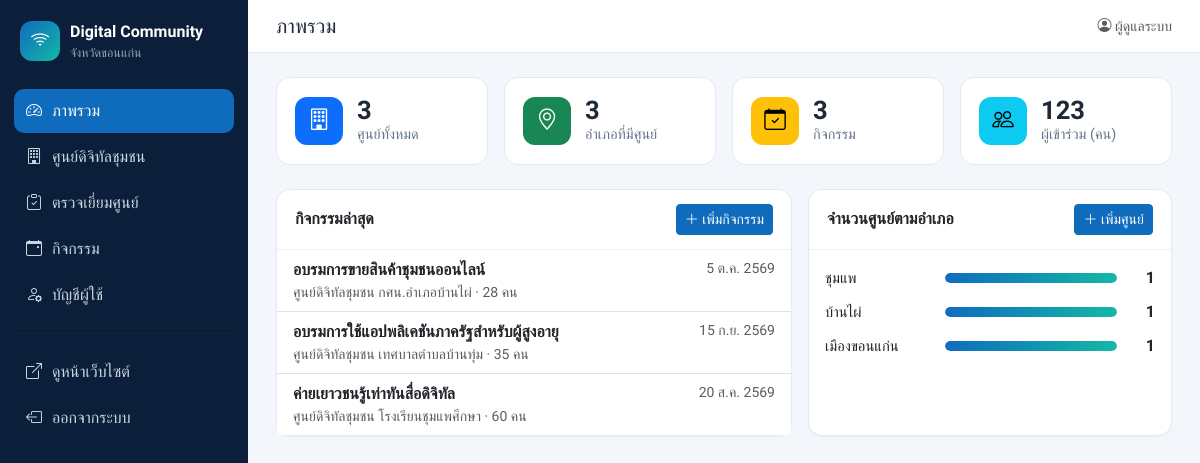
/admin/index.php (signed in), run on the app's committed database.
### tables this page shows
CREATE TABLE IF NOT EXISTS activities (
  id            INT UNSIGNED AUTO_INCREMENT PRIMARY KEY,
  center_id     INT UNSIGNED NOT NULL,
  title         VARCHAR(255) NOT NULL,
  activity_date DATE NULL,
  organizer     VARCHAR(255) NOT NULL DEFAULT '',
  participants  INT UNSIGNED NOT NULL DEFAULT 0,
  description   TEXT NULL,
  cover_image   VARCHAR(255) NOT NULL DEFAULT '',
  created_at    DATETIME NOT NULL DEFAULT CURRENT_TIMESTAMP,
  updated_at    DATETIME NOT NULL DEFAULT CURRENT_TIMESTAMP ON UPDATE CURRENT_TIMESTAMP,
  KEY idx_center_date (center_id, activity_date),
  CONSTRAINT fk_act_center FOREIGN KEY (center_id) REFERENCES centers(id) ON DELETE CASCADE
);

CREATE TABLE IF NOT EXISTS centers (
  id            INT UNSIGNED AUTO_INCREMENT PRIMARY KEY,
  code          VARCHAR(30)  NULL,                   
  name          VARCHAR(255) NOT NULL,
  center_type   VARCHAR(100) NOT NULL DEFAULT '',    
  house_no      VARCHAR(30)  NOT NULL DEFAULT '',    
  moo           VARCHAR(10)  NOT NULL DEFAULT '',    
  address       VARCHAR(255) NOT NULL DEFAULT '',    
  village       VARCHAR(100) NOT NULL DEFAULT '',
  subdistrict   VARCHAR(100) NOT NULL DEFAULT '',
  district      VARCHAR(100) NOT NULL DEFAULT '',
  province      VARCHAR(100) NOT NULL DEFAULT 'ขอนแก่น',
  postcode      VARCHAR(10)  NOT NULL DEFAULT '',
  lat           DECIMAL(10,7) NULL,
  lng           DECIMAL(10,7) NULL,
  phone         VARCHAR(50)  NOT NULL DEFAULT '',
  email         VARCHAR(150) NOT NULL DEFAULT '',
  facebook      VARCHAR(255) NOT NULL DEFAULT '',
  open_hours    VARCHAR(150) NOT NULL DEFAULT '',
  services      TEXT NULL,                           
  description   TEXT NULL,
  cover_image   VARCHAR(255) NOT NULL DEFAULT '',
  is_active     TINYINT(1)   NOT NULL DEFAULT 1,
  created_at    DATETIME     NOT NULL DEFAULT CURRENT_TIMESTAMP,
  updated_at    DATETIME     NOT NULL DEFAULT CURRENT_TIMESTAMP ON UPDATE CURRENT_TIMESTAMP,
  UNIQUE KEY uq_code (code),
  KEY idx_district (district)
);

### includes/functions.php (called while the page is built, shortened)
<?php
function h($s): string
{
    return htmlspecialchars((string)$s, ENT_QUOTES, 'UTF-8');
}
function thai_date(?string $date): string
{
    $ts = strtotime($date);
    $months = ['', 'ม.ค.', 'ก.พ.', 'มี.ค.', 'เม.ย.', 'พ.ค.', 'มิ.ย.', 'ก.ค.', 'ส.ค.', 'ก.ย.', 'ต.ค.', 'พ.ย.', 'ธ.ค.'];
    return (int)date('j', $ts) . ' ' . $months[(int)date('n', $ts)] . ' ' . ((int)date('Y', $ts) + 543);
}
function current_user(): ?array
{
    return $_SESSION['user'] ?? null;
}
function require_login(): array
{
    $u = current_user();
    return $u;
}

### admin/index.php (the view, shortened to what this page needs)
<?php
require_once __DIR__ . '/../includes/functions.php';
$pageTitle = 'ภาพรวม';
$active = 'dashboard';
$pdo = db();
$stats = $pdo->query(
    "SELECT (SELECT COUNT(*) FROM centers) AS centers,
            (SELECT COUNT(DISTINCT district) FROM centers WHERE district <> '') AS districts,
            (SELECT COUNT(*) FROM activities) AS activities,
            (SELECT COALESCE(SUM(participants),0) FROM activities) AS participants,
            (SELECT COUNT(*) FROM centers WHERE lat IS NULL OR lng IS NULL) AS no_location"
)->fetch();
$recent = $pdo->query(
    "SELECT a.id, a.title, a.activity_date, a.participants, c.name AS center_name
     FROM activities a JOIN centers c ON c.id = a.center_id
     ORDER BY a.activity_date IS NULL, a.activity_date DESC, a.id DESC LIMIT 8"
)->fetchAll();
$byDistrict = $pdo->query(
    "SELECT district, COUNT(*) n FROM centers WHERE district <> '' GROUP BY district ORDER BY n DESC, district LIMIT 10"
)->fetchAll();
require __DIR__ . '/partials/header.php';
?>
<div class="row g-3 mb-4">
  <?php foreach ([
      ['centers', 'bi-building', 'ศูนย์ทั้งหมด', 'primary'],
      ['districts', 'bi-geo-alt', 'อำเภอที่มีศูนย์', 'success'],
      ['activities', 'bi-calendar-check', 'กิจกรรม', 'warning'],
      ['participants', 'bi-people', 'ผู้เข้าร่วม (คน)', 'info'],
  ] as [$k, $icon, $label, $color]): ?>
  <div class="col-6 col-xl-3">
    <div class="stat-card">
      <span class="stat-icon text-bg-<?= $color ?>"><i class="bi <?= $icon ?>"></i></span>
      <div><div class="stat-num"><?= number_format((int)$stats[$k]) ?></div><div class="stat-label"><?= $label ?></div></div>
    </div>
  </div>
  <?php endforeach; ?>
</div>
<div class="row g-3">
  <div class="col-lg-7">
    <div class="card h-100">
      <div class="card-header d-flex align-items-center">
        <strong>กิจกรรมล่าสุด</strong>
        <a href="activity_form.php" class="btn btn-sm btn-primary ms-auto"><i class="bi bi-plus-lg"></i> เพิ่มกิจกรรม</a>
      </div>
      <div class="list-group list-group-flush">
        <?php foreach ($recent as $r): ?>
          <a class="list-group-item list-group-item-action" href="activity_form.php?id=<?= (int)$r['id'] ?>">
            <div class="d-flex"><strong class="me-2"><?= h($r['title']) ?></strong>
              <span class="ms-auto small text-muted text-nowrap"><?= thai_date($r['activity_date']) ?></span></div>
            <div class="small text-muted"><?= h($r['center_name']) ?> · <?= number_format((int)$r['participants']) ?> คน</div>
          </a>
        <?php endforeach; ?>
      </div>
    </div>
  </div>
  <div class="col-lg-5">
    <div class="card h-100">
      <div class="card-header d-flex align-items-center">
        <strong>จำนวนศูนย์ตามอำเภอ</strong>
        <a href="center_form.php" class="btn btn-sm btn-primary ms-auto"><i class="bi bi-plus-lg"></i> เพิ่มศูนย์</a>
      </div>
      <div class="card-body">
        <?php $max = max(1, ...array_map(fn($r) => (int)$r['n'], $byDistrict ?: [['n' => 1]])); ?>
        <?php foreach ($byDistrict as $r): ?>
          <div class="bar-row">
            <span class="bar-label"><?= h($r['district']) ?></span>
            <span class="bar-track"><span class="bar-fill" style="width:<?= round($r['n'] / $max * 100) ?>%"></span></span>
            <span class="bar-val"><?= (int)$r['n'] ?></span>
          </div>
        <?php endforeach; ?>
      </div>
    </div>
  </div>
</div>
<?php require __DIR__ . '/partials/footer.php'; ?>

### admin/partials/header.php (shortened to what this page needs)
<?php
$user = require_login();
$pageTitle = $pageTitle ?? 'ระบบจัดการ';
$active = $active ?? '';
$nav = [
    'dashboard'  => ['index.php', 'bi-speedometer2', 'ภาพรวม'],
    'centers'    => ['centers.php', 'bi-building', 'ศูนย์ดิจิทัลชุมชน'],
    'visits'     => ['visits.php', 'bi-clipboard-check', 'ตรวจเยี่ยมศูนย์'],
    'activities' => ['activities.php', 'bi-calendar-event', 'กิจกรรม'],
    'account'    => ['account.php', 'bi-person-gear', 'บัญชีผู้ใช้'],
];
?><!doctype html>
<html lang="th">
<head>
<link href="https://cdn.jsdelivr.net/npm/bootstrap@5.3.3/dist/css/bootstrap.min.css" rel="stylesheet">
<link href="https://cdn.jsdelivr.net/npm/bootstrap-icons@1.11.3/font/bootstrap-icons.min.css" rel="stylesheet">
<link href="https://cdnjs.cloudflare.com/ajax/libs/leaflet/1.9.4/leaflet.min.css" rel="stylesheet">
<link href="../assets/css/admin.css" rel="stylesheet">
</head>
<body>
<div class="admin-wrap">
  <aside class="sidebar" id="sidebar">
    <a class="brand" href="index.php">
      <span class="brand-mark"><i class="bi bi-wifi"></i></span>
      <span><strong>Digital Community</strong><small>จังหวัด<?= h(PROVINCE) ?></small></span>
    </a>
    <nav>
      <?php foreach ($nav as $key => [$href, $icon, $label]): ?>
        <a href="<?= $href ?>" class="<?= $active === $key ? 'active' : '' ?>"><i class="bi <?= $icon ?>"></i><?= h($label) ?></a>
      <?php endforeach; ?>
      <hr>
      <a href="../digital.html" target="_blank"><i class="bi bi-box-arrow-up-right"></i>ดูหน้าเว็บไซต์</a>
      <a href="logout.php"><i class="bi bi-box-arrow-left"></i>ออกจากระบบ</a>
    </nav>
  </aside>
  <main class="content">
    <header class="topbar">
      <h1 class="h5 mb-0"><?= h($pageTitle) ?></h1>
      <div class="ms-auto small text-muted"><i class="bi bi-person-circle"></i> <?= h($user['fullname'] ?: $user['username']) ?></div>
    </header>
    <div class="content-body">

### admin/partials/footer.php (shortened to what this page needs)
    </div>
  </main>
</div>
</body>
</html>

### assets/css/admin.css (style rules this page uses)
:root { --brand:#0f6cbd;--brand-2:#14b8a6;--ink:#1f2937;--side:#0b1f3a }
body { font-family:'Sarabun',system-ui,sans-serif;background:#f3f6fa;color:var(--ink) }
h1,h2,h3,h4,h5,.brand,.stat-num,.btn,.card-header { font-family:'Prompt','Sarabun',sans-serif }
.admin-wrap { display:flex;min-height:100vh }
.sidebar { width:248px;flex-shrink:0;background:var(--side);color:#cbd5e1;padding:20px 14px;position:sticky;top:0;height:100vh;overflow-y:auto }
.sidebar .brand { display:flex;gap:10px;align-items:center;color:#fff;text-decoration:none;margin-bottom:26px;padding:0 6px }
.sidebar .brand small { display:block;font-size:.78rem;color:#94a3b8;font-weight:400 }
.brand-mark { display:inline-grid;place-items:center;width:40px;height:40px;border-radius:12px;background:linear-gradient(135deg,var(--brand),var(--brand-2));color:#fff;font-size:1.2rem }
.sidebar nav a { display:flex;gap:10px;align-items:center;padding:10px 12px;border-radius:10px;color:#cbd5e1;text-decoration:none;margin-bottom:2px }
.sidebar nav a.active { background:var(--brand);color:#fff }
.sidebar hr { border-color:rgba(255,255,255,.12) }
.content { flex:1;min-width:0 }
.topbar { display:flex;gap:12px;align-items:center;padding:14px 28px;background:#fff;border-bottom:1px solid #e5e9f0;position:sticky;top:0;z-index:500 }
.content-body { padding:24px 28px 60px }
.card { border:1px solid #e5e9f0;border-radius:14px;box-shadow:0 1px 2px rgba(15,23,42,.04) }
.card-header { background:#fff;border-bottom:1px solid #eef1f5;padding:14px 18px;border-radius:14px 14px 0 0!important }
.btn-primary { background:var(--brand);border-color:var(--brand) }
.stat-card { display:flex;gap:14px;align-items:center;background:#fff;border:1px solid #e5e9f0;border-radius:14px;padding:18px }
.stat-icon { display:grid;place-items:center;width:48px;height:48px;border-radius:12px;font-size:1.35rem }
.stat-num { font-size:1.6rem;font-weight:600;line-height:1.1 }
.stat-label { color:#64748b;font-size:.9rem }
.bar-row { display:flex;align-items:center;gap:10px;margin-bottom:10px }
.bar-label { width:110px;font-size:.92rem;white-space:nowrap;overflow:hidden;text-overflow:ellipsis }
.bar-track { flex:1;height:10px;background:#eef2f7;border-radius:6px;overflow:hidden }
.bar-fill { display:block;height:100%;background:linear-gradient(90deg,var(--brand),var(--brand-2));border-radius:6px }
.bar-val { width:28px;text-align:right;font-weight:600 }

### data on the page
activities: title "อบรมการขายสินค้าชุมชนออนไลน์", activity_date "5 ต.ค. 2569", center.name "ศูนย์ดิจิทัลชุมชน กศน.อำเภอบ้านไผ่", participants "28"
activities: title "อบรมการใช้แอปพลิเคชันภาครัฐสำหรับผู้สูงอายุ", activity_date "15 ก.ย. 2569", center.name "ศูนย์ดิจิทัลชุมชน เทศบาลตำบลบ้านทุ่ม", participants "35"
activities: title "ค่ายเยาวชนรู้เท่าทันสื่อดิจิทัล", activity_date "20 ส.ค. 2569", center.name "ศูนย์ดิจิทัลชุมชน โรงเรียนชุมแพศึกษา", participants "60"

### other printed values
PROVINCE "ขอนแก่น"
$label "ภาพรวม"
$label "ศูนย์ดิจิทัลชุมชน"
$label "ตรวจเยี่ยมศูนย์"
$label "กิจกรรม"
$label "บัญชีผู้ใช้"
$pageTitle "ภาพรวม"
$user['fullname'] ?: $user['username'] "ผู้ดูแลระบบ"
$stats[$k] "3"
$label "ศูนย์ทั้งหมด"
$label "อำเภอที่มีศูนย์"
$stats[$k] "123"
$label "ผู้เข้าร่วม (คน)"
$r['district'] "ชุมแพ"
$r['n'] "1"
